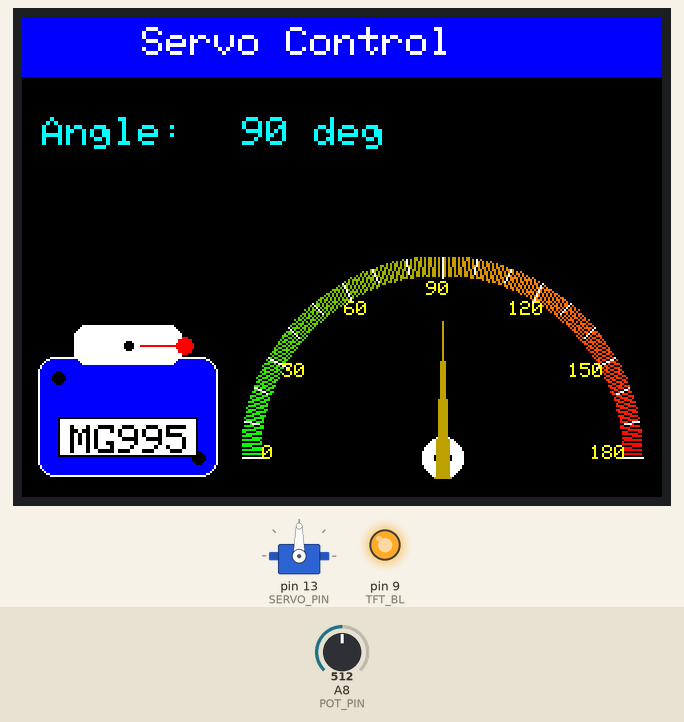
Recording of a sketch running on a simulated Arduino Mega 2560, built with avr-gcc and run on an emulated ATmega2560. Shown: servo, 320×240 colour display, output pins drawn as LEDs (lit = HIGH). The inputs (shaded band) are chosen by the test bench; at power-on: A8 (POT_PIN) = 512.

Above: at 1.7 s.
1.8 s: A8 (POT_PIN) set to 716
At 2.7 s:
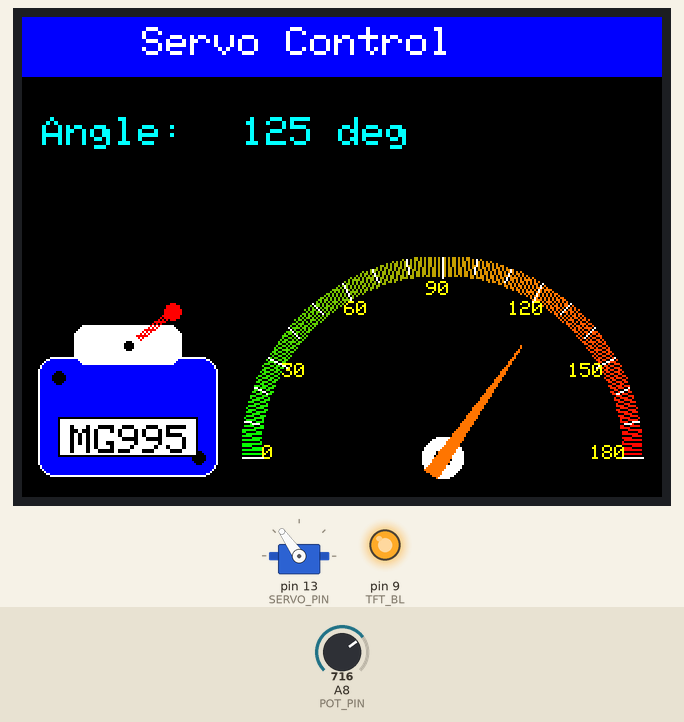
3.4 s: A8 (POT_PIN) set to 900
At 4.6 s:
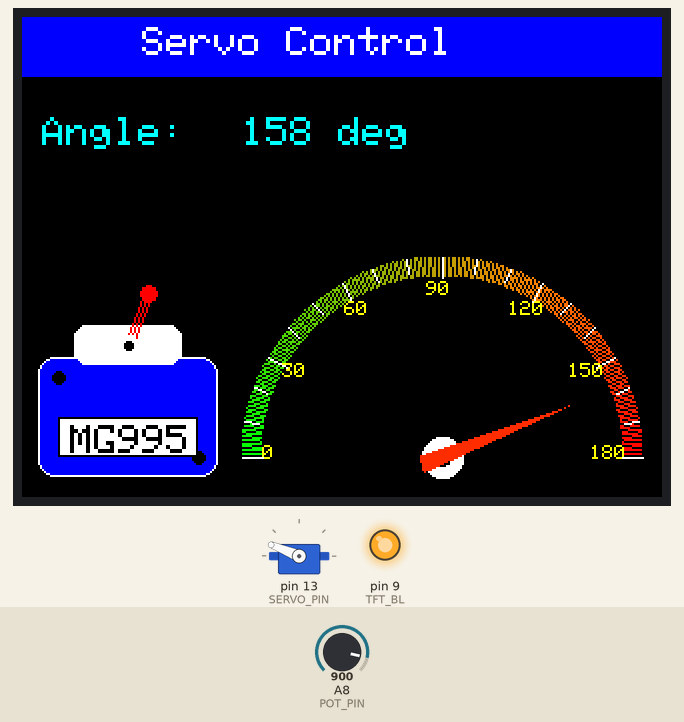
4.9 s: A8 (POT_PIN) set to 1023
At 5.6 s:
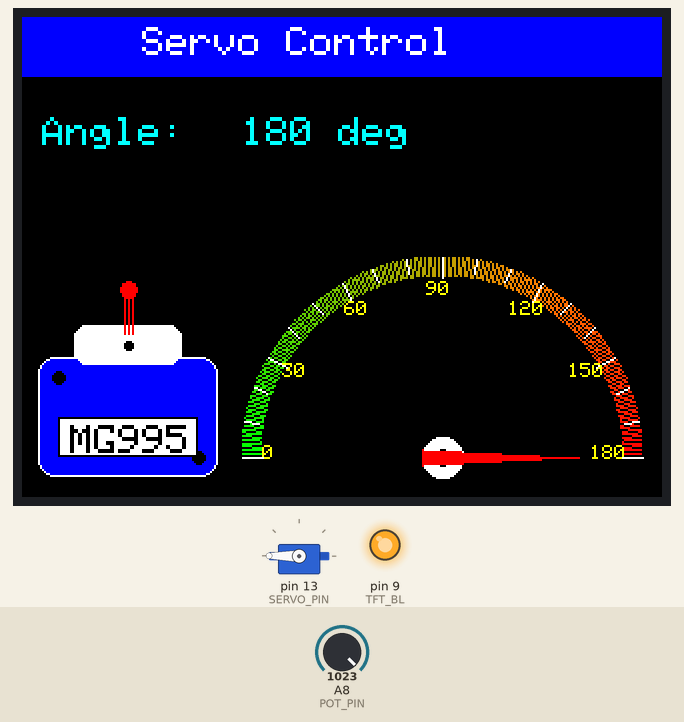
6.4 s: A8 (POT_PIN) set to 502
At 7.4 s:
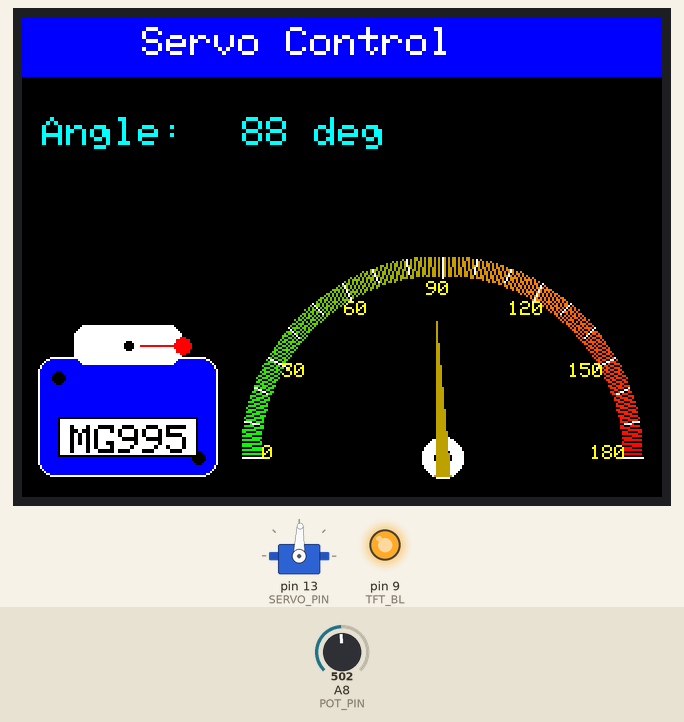
8.0 s: A8 (POT_PIN) set to 484
At 8.9 s:
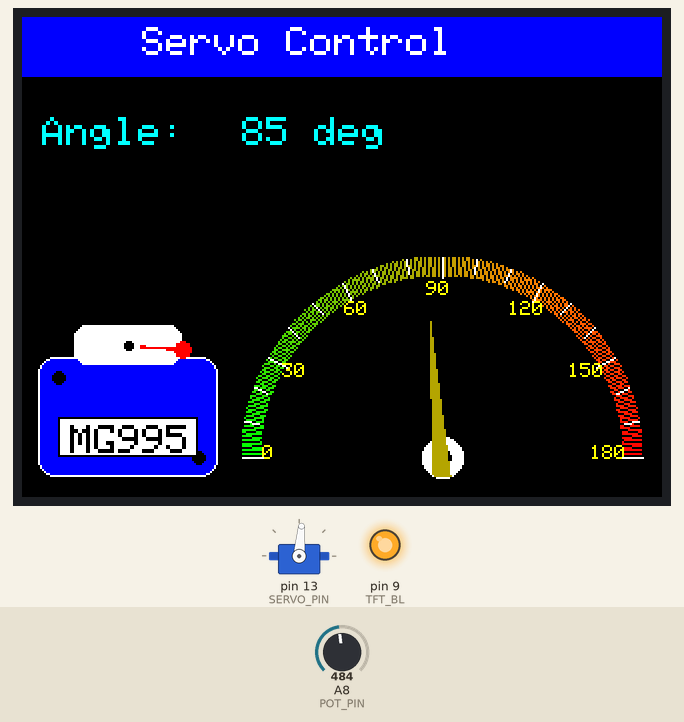
9.6 s: A8 (POT_PIN) set to 306
At 10.8 s:
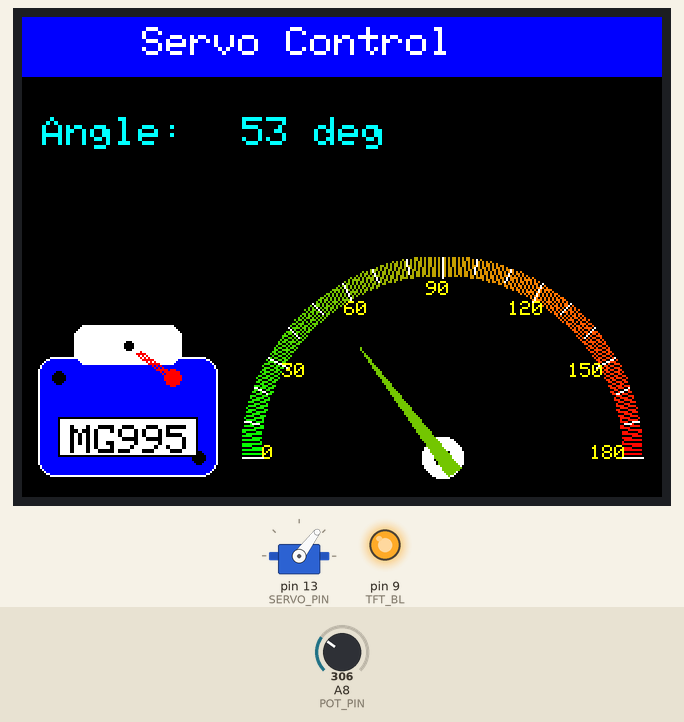
Timing chart, 0 to 12.1 s (numbered marks = the images above; inputs shaded):
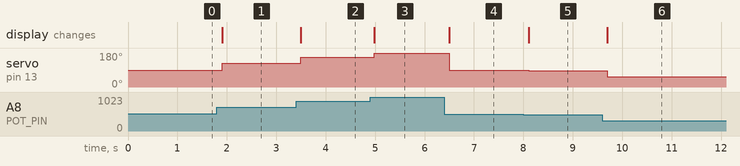

The sketch:

tft.ino
```cpp
#include <Servo.h>
#include <Adafruit_GFX.h>
#include <Adafruit_ST7789.h>
#include <SPI.h>
#include <math.h>

// TFT pin definitions
#define TFT_CS 53
#define TFT_RST 8
#define TFT_DC 7
#define TFT_BL 9

// Servo and control pins
#define SERVO_PIN 13
#define POT_PIN A8  // Ensure you're on Arduino Mega (A8 exists). Uno has only A0..A5.

Adafruit_ST7789 tft = Adafruit_ST7789(TFT_CS, TFT_DC, TFT_RST);
Servo myServo;

// Gauge center and size (landscape 320x240)
const int CX = 210;
const int CY = 220;
const int R = 100;  // outer radius

// Needle geometry (kept inside to avoid redrawing labels/arc)
const int NEEDLE_TIP_R = R - 32;     // tip length (kept away from labels/arc)
const int NEEDLE_SIDE_R = R - 60;    // triangle base length
const float NEEDLE_HALF_W = 0.045f;  // radians (~2.6°)

// Inner clear radius: clears any previous needle fully, never touching labels (at R-18)
const int INNER_CLEAR_R = R - 26;  // 74 when R=100

// Servo icon placement
const int SERVO_X = 8;    // icon left
const int SERVO_Y = 170;  // icon top

// State
int lastAngle = -1;

// ----------------- Utility -----------------
static inline float deg2rad(float d) {
  return d * (PI / 180.0f);
}

// Angle-based color: green -> yellow/orange -> red
uint16_t colorFromAngle(int a) {
  a = constrain(a, 0, 180);
  uint8_t r = 0, g = 0, b = 0;
  if (a <= 120) {
    r = map(a, 0, 120, 0, 255);
    g = map(a, 0, 120, 255, 128);
    b = 0;
  } else {
    r = 255;
    g = map(a, 120, 180, 128, 0);
    b = 0;
  }
  return tft.color565(r, g, b);
}

// ----------------- UI -----------------
void initBacklight() {
  pinMode(TFT_BL, OUTPUT);
  // Use simple ON to avoid timer conflicts with Servo on some boards
  digitalWrite(TFT_BL, HIGH);
}

void drawTitle() {
  tft.fillRect(0, 0, 320, 30, ST77XX_BLUE);
  tft.setCursor(60, 5);
  tft.setTextColor(ST77XX_WHITE);
  tft.setTextSize(2);
  tft.print("Servo Control");

  // Angle label
  tft.setCursor(10, 50);
  tft.setTextColor(ST77XX_CYAN);
  tft.setTextSize(2);
  tft.print("Angle:");
}

void updateAngleText(int angle) {
  // Clear area and rewrite
  tft.fillRect(110, 50, 100, 25, ST77XX_BLACK);
  tft.setCursor(110, 50);
  tft.setTextSize(2);
  tft.setTextColor(ST77XX_CYAN);
  tft.print(angle);
  tft.print(" deg");  // degree symbol
}

void drawColoredArc() {
  const int thickness = 10;  // pixels
  for (int a = 0; a <= 180; a++) {
    float rad = deg2rad(180 - a);
    uint16_t col = colorFromAngle(a);
    for (int t = 0; t < thickness; t++) {
      int x = CX + (R - t) * cos(rad);
      int y = CY - (R - t) * sin(rad);
      tft.drawPixel(x, y, col);
    }
  }
}

void drawTicksAndLabels() {
  // Minor ticks every 10°, major ticks every 30°
  for (int a = 0; a <= 180; a += 10) {
    float rad = deg2rad(180 - a);
    int inner = (a % 30 == 0) ? (R - 10) : (R - 7);
    int outer = R;
    int x0 = CX + inner * cos(rad);
    int y0 = CY - inner * sin(rad);
    int x1 = CX + outer * cos(rad);
    int y1 = CY - outer * sin(rad);
    tft.drawLine(x0, y0, x1, y1, ST77XX_WHITE);
  }
  for (int a = 0; a <= 180; a += 30) {
    float rad = deg2rad(180 - a);
    int lr = R - 18;  // label radius (outside needle tip)
    int lx = CX + lr * cos(rad);
    int ly = CY - lr * sin(rad);
    tft.setTextColor(ST77XX_YELLOW);
    tft.setTextSize(1);
    tft.setCursor(lx - 8, ly - 6);
    tft.print(a);
  }
}

void drawGaugeHub() {
  tft.fillCircle(CX, CY, 10, ST77XX_WHITE);
  tft.fillCircle(CX, CY, 4, ST77XX_BLACK);
}

void drawSpeedometerBase() {
  drawColoredArc();
  drawTicksAndLabels();
  drawGaugeHub();
}

// ----------------- Needle (trace-free) -----------------
void clearNeedleArea() {
  // Clear inner area where the needle can exist; never touches arc/labels
  tft.fillCircle(CX, CY, INNER_CLEAR_R, ST77XX_BLACK);
  drawGaugeHub();
}

void drawNeedleAt(int angle) {
  float rad = deg2rad(180 - angle);
  uint16_t ncol = colorFromAngle(angle);

  int nx = CX + NEEDLE_TIP_R * cos(rad);
  int ny = CY - NEEDLE_TIP_R * sin(rad);

  int bx = CX - 10 * cos(rad);  // back of needle
  int by = CY + 10 * sin(rad);

  // Offset for width
  int dx = (int)(NEEDLE_HALF_W * R * sin(rad));
  int dy = (int)(NEEDLE_HALF_W * R * cos(rad));

  // Rectangle needle (4 points)
  tft.fillTriangle(bx - dx, by - dy, bx + dx, by + dy, nx, ny, ncol);
  tft.fillTriangle(nx, ny, bx - dx, by - dy, bx + dx, by + dy, ncol);
}


// ----------------- Servo Icon (left) -----------------
void drawServoStatic() {
  uint16_t bodyCol = ST77XX_BLUE;  // blue body
  uint16_t rimCol = ST77XX_WHITE;

  // Main servo body
  tft.fillRoundRect(SERVO_X, SERVO_Y, 90, 60, 8, bodyCol);
  tft.drawRoundRect(SERVO_X, SERVO_Y, 90, 60, 8, rimCol);
  tft.fillRoundRect(SERVO_X + 18, SERVO_Y - 16, 54, 20, 6, rimCol);

  // Screw holes
  tft.fillCircle(SERVO_X + 10, SERVO_Y + 10, 3, ST77XX_BLACK);
  tft.fillCircle(SERVO_X + 80, SERVO_Y + 50, 3, ST77XX_BLACK);

  // Horn pivot
  int px = SERVO_X + 45;
  int py = SERVO_Y - 6;
  tft.fillCircle(px, py, 5, ST77XX_WHITE);
  tft.fillCircle(px, py, 2, ST77XX_BLACK);

  // Label box "MG995"
  int labelX = SERVO_X + 10;  // inside the blue body
  int labelY = SERVO_Y + 30;
  tft.fillRect(labelX, labelY, 70, 20, ST77XX_WHITE);  // white box
  tft.drawRect(labelX, labelY, 70, 20, ST77XX_BLACK);  // black border
  tft.setCursor(labelX + 6, labelY + 4);
  tft.setTextSize(2);
  tft.setTextColor(ST77XX_BLACK);
  tft.print("MG995");
}


void refreshServoHorn(int angle) {
  // Clear around horn pivot so no traces remain
  int px = SERVO_X + 45;
  int py = SERVO_Y - 6;
  tft.fillCircle(px, py, 34, ST77XX_BLACK);
  drawServoStatic();

  // Map 0..180 to -90..+90 for horn rotation
  int hornA = map(angle, 0, 180, -90, 90);
  uint16_t hornCol = ST77XX_RED;

  float nrad = deg2rad(hornA);
  int hx = px + 28 * cos(nrad);
  int hy = py - 28 * sin(nrad);

  // Thick horn (3px)
  tft.drawLine(px, py, hx, hy, hornCol);
  tft.drawLine(px + 2, py, hx + 2, hy, hornCol);
  tft.drawLine(px - 2, py, hx - 2, hy, hornCol);
  tft.fillCircle(hx, hy, 4, hornCol);

  // Restore pivot
  tft.fillCircle(px, py, 5, ST77XX_WHITE);
  tft.fillCircle(px, py, 2, ST77XX_BLACK);
}

// ----------------- POT read (stable) -----------------
int readAngleFromPot() {
  // Average 8 samples, then map; reduces jitter and random motion
  long sum = 0;
  for (int i = 0; i < 8; i++) {
    sum += analogRead(POT_PIN);
    delayMicroseconds(200);
  }
  int avg = sum / 8;  // 0..1023
  int angle = map(avg, 0, 1023, 0, 180);
  return constrain(angle, 0, 180);
}

// ----------------- Arduino -----------------
void setup() {
  initBacklight();

  myServo.attach(SERVO_PIN);
  tft.init(240, 320);
  tft.setRotation(1);
  tft.fillScreen(ST77XX_BLACK);

  drawTitle();
  drawSpeedometerBase();  // Static gauge (colored semicircle, ticks, hub)
  drawServoStatic();      // Static servo body

  // Initial render from current pot (no auto-sweep)
  int angle = readAngleFromPot();
  drawNeedleAt(angle);
  refreshServoHorn(angle);
  updateAngleText(angle);
  myServo.write(angle);
  lastAngle = angle;
}

void loop() {
  int angle = readAngleFromPot();

  // Deadband to avoid flicker/jitter
  if (abs(angle - lastAngle) >= 2) {
    // Only update what changed; no traces, no blink
    clearNeedleArea();
    drawNeedleAt(angle);
    refreshServoHorn(angle);
    updateAngleText(angle);
    myServo.write(angle);
    lastAngle = angle;
  }

  delay(15);
}
```

Measured:
- the behaviour switches between 495 and 494 on A8 (POT_PIN) (found by bisection; images 4 and 5)
- after the input at 1.8 s, servo on pin 13 (SERVO_PIN): 90° → 125° after 0.10 s; the display: changes after 0.10 s (image 1)
- after the input at 3.4 s, servo on pin 13 (SERVO_PIN): 125° → 158° after 0.09 s; the display: changes after 0.09 s (image 2)
- after the input at 4.9 s, servo on pin 13 (SERVO_PIN): 158° → 180° after 0.09 s; the display: changes after 0.09 s (image 3)
- after the input at 6.4 s, servo on pin 13 (SERVO_PIN): 180° → 88° after 0.10 s; the display: changes after 0.10 s (image 4)
- after the input at 8.0 s, servo on pin 13 (SERVO_PIN): 88° → 85° after 0.11 s; the display: changes after 0.11 s (image 5)
- after the input at 9.6 s, servo on pin 13 (SERVO_PIN): 85° → 53° after 0.10 s; the display: changes after 0.10 s (image 6)
